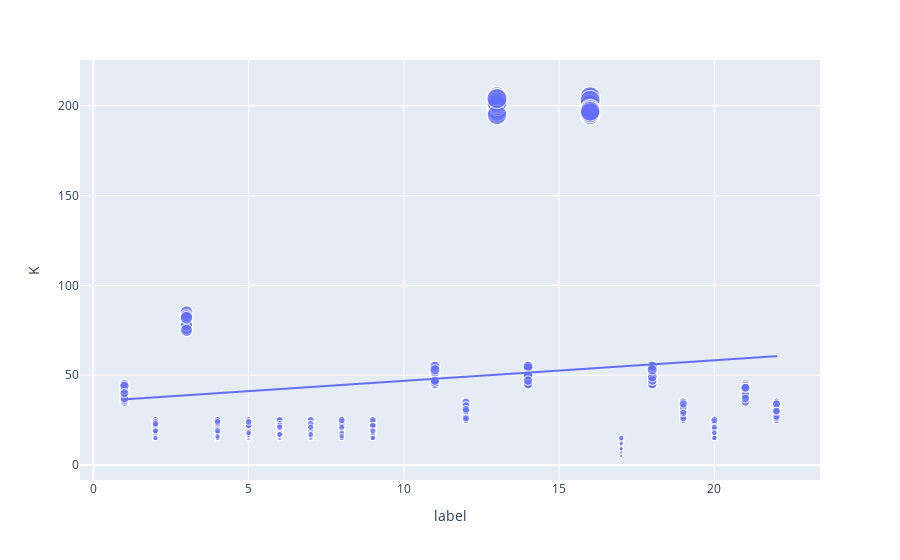

The code cell stored with this chart in its notebook:
### Code cell
figure =px.scatter(data_frame =data, x="label",y="K",size="K",trendline="ols")
figure.show()

### Figure 1 — Plotly figure (JSON) as saved in the notebook; plotly's stock layout.template omitted (floating-point values rounded to 4 significant figures; data arrays with more than 128 entries replaced by an {"elided": "..."} marker saying what was removed)
{"data": [{"hovertemplate": "label=%{x}<br>K=%{marker.size}<extra></extra>", "legendgroup": "", "marker": {"color": "#636efa", "size": {"elided": "2200 int values"}, "sizemode": "area", "sizeref": 0.5125, "symbol": "circle"}, "mode": "markers", "name": "", "showlegend": false, "type": "scattergl", "x": {"elided": "2200 int values"}, "xaxis": "x", "y": {"elided": "2200 int values"}, "yaxis": "y"}, {"hovertemplate": "<b>OLS trendline</b><br>K = 1.14557 * label + 35.39<br>R<sup>2</sup>=0.020290<br><br>label=%{x}<br>K=%{y} <b>(trend)</b><extra></extra>", "legendgroup": "", "marker": {"color": "#636efa", "symbol": "circle"}, "mode": "lines", "name": "", "showlegend": false, "type": "scattergl", "x": {"elided": "2000 int values"}, "xaxis": "x", "y": {"elided": "2000 float values"}, "yaxis": "y"}], "layout": {"autosize": true, "legend": {"itemsizing": "constant", "tracegroupgap": 0}, "margin": {"t": 60}, "xaxis": {"anchor": "y", "autorange": true, "domain": [0, 1], "range": [-0.3725, 23.35], "title": {"text": "label"}, "type": "linear"}, "yaxis": {"anchor": "x", "autorange": true, "domain": [0, 1], "range": [-10.63, 234.9], "title": {"text": "K"}, "type": "linear"}}}
